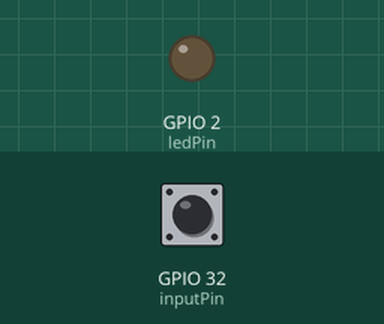
Bench run of a program on a simulated ESP32. On the bench: output pins drawn as LEDs (lit = HIGH). The test bench sets the inputs (shaded band); at power-on: GPIO 32 (inputPin) HIGH. WiFi joins after 1.5 s; servers stay silent unless stated; uploads are accepted with an empty reply; what the program prints to the serial monitor is not drawn.

Above: at 4.2 s.
4.3 s: GPIO 32 (inputPin) pulled LOW for 0.15 s
At 4.55 s:
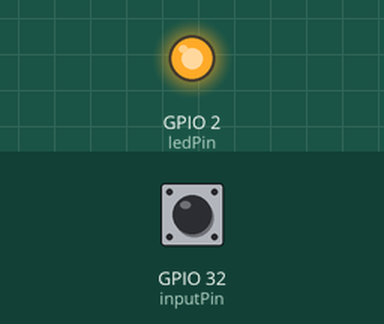
Timing chart, 0 to 7.3 s (numbered marks = the images above; inputs shaded):
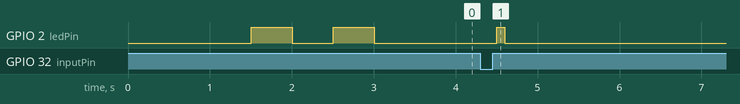

Measured:
- after the input at 4.3 s, GPIO 2 (ledPin): LOW → HIGH after 0.20 s, → LOW 0.10 s later

The program:

main.cpp
```cpp
#include <Arduino.h>
#include <WebServer.h>
#include <WiFi.h>
#include <WiFiClient.h>
#include <HTTPClient.h>

#define XSTR(x) #x
#define STR(x) XSTR(x)

const char* ssid = STR(WIFI_SSID);
const char* password = STR(WIFI_PASSWORD);
const char* slackUrl = STR(SLACK_WEBHOOK_URL);
byte ledPin = 2;
byte inputPin = 32;
volatile byte state = LOW;
volatile int interruptCounter = 0;
int numberOfInterrupts = 0;
portMUX_TYPE mux = portMUX_INITIALIZER_UNLOCKED;
HTTPClient http;

void send_message() {
  Serial.print("Sending message to Slack channel");
  http.begin(slackUrl);
  http.addHeader("Content-Type", "application/json");
  int httpCode = http.POST("{\"username\":\"Motion detector\",\"text\":\"A new motion has been detected\"}");
  if (httpCode > 0) { //Check for the returning code
    String payload = http.getString();
    Serial.println(httpCode);
    Serial.println(payload);
  } else {
    Serial.println("Error on HTTP request");
  }
  http.end(); //Free the resources
}

/* interrupt function */
void IRAM_ATTR handleInterrupt() {
  portENTER_CRITICAL_ISR(&mux);
  interruptCounter++;
  portEXIT_CRITICAL_ISR(&mux);
}

void setup() {

  Serial.begin(115200);
  Serial.println("Configuration:");
  Serial.print("SSID: ");
  Serial.println(ssid);
  Serial.print("Password: ");
  Serial.println(password);
  Serial.print("Slack URL: ");
  Serial.println(slackUrl);

  // GPIO init
  pinMode(ledPin, OUTPUT);
  pinMode(inputPin, INPUT_PULLUP);
  attachInterrupt(digitalPinToInterrupt(inputPin), handleInterrupt, FALLING);

  // WIFI initialization
  WiFi.mode(WIFI_STA);
  WiFi.begin(ssid, password);

  // Wait for connection
  while (WiFi.status() != WL_CONNECTED) {
    delay(500);
    Serial.print(".");
  }
  Serial.println("");
  Serial.print("Connected to ");
  Serial.println(ssid);
  Serial.print("IP address: ");
  Serial.println(WiFi.localIP());

  // LED sequence
  digitalWrite(ledPin, HIGH);
  delay(500);
  digitalWrite(ledPin, LOW);
  delay(500);
  digitalWrite(ledPin, HIGH);
  delay(500);
  digitalWrite(ledPin, LOW);
}

void loop() {
  if(interruptCounter>0) {
    portENTER_CRITICAL(&mux);
    interruptCounter--;
    portEXIT_CRITICAL(&mux);

    send_message();

    // LED sequence
    state = !state;
    digitalWrite(ledPin, state);
    delay(100);
    state = !state;
    digitalWrite(ledPin, state);
  }
}
```
